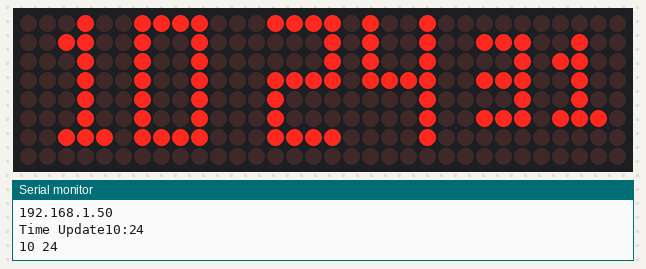
A sketch run on a simulated ESP8266 (NodeMCU). On the bench: 32×8 LED matrix, the last lines printed to the serial monitor. WiFi joins after 1.5 s; servers stay silent unless stated; the local clock reads 2024-03-15 10:24:30 at power-on unless the sketch sets it.

Above: at 1.6 s.
At 5.6 s:
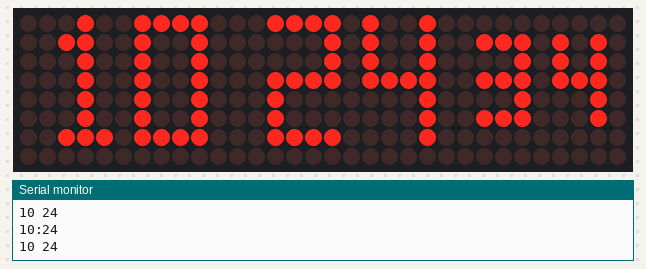
At 10.6 s:
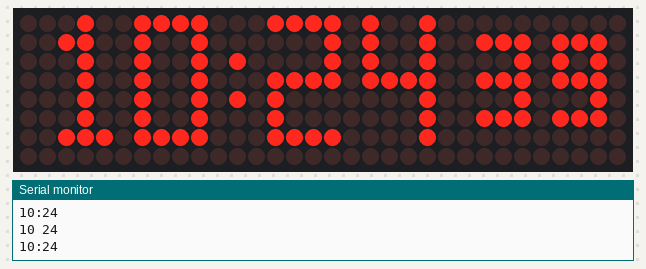
At 19.6 s:
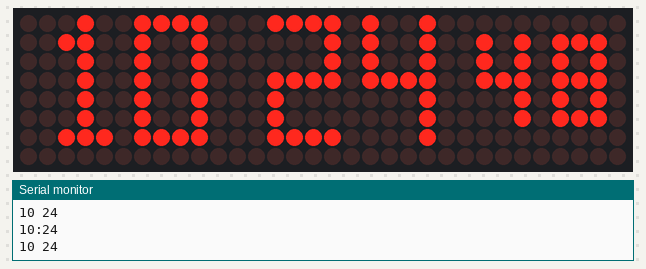
At 28.6 s:
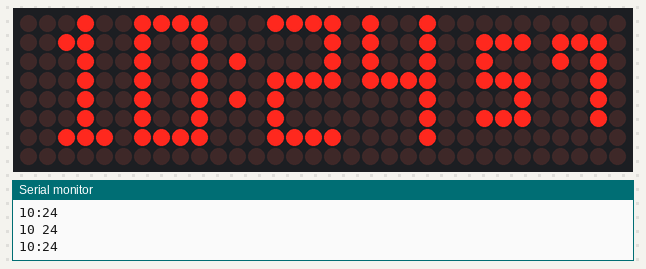
At 38.6 s:
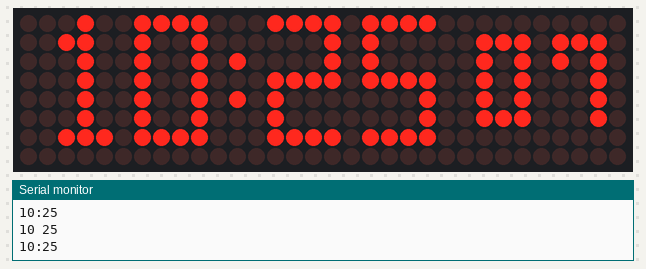

The sketch:

ESP8266-MATRIX-CLOCK.ino
```cpp
#include <ESP8266WiFi.h>
#include <time.h>
#include <MD_Parola.h>
#include <SPI.h>
#include "Font_Data.h"

const char* ssid = "AQUI TU WIFI";
const char* password = "AQUI TU PASSWORD";

#define HARDWARE_TYPE MD_MAX72XX::PAROLA_HW
//#define HARDWARE_TYPE MD_MAX72XX::GENERIC_HW
#define MAX_DEVICES 4

#define CLK_PIN   D5
#define DATA_PIN  D7
#define CS_PIN    D8

MD_Parola led_matrix = MD_Parola(HARDWARE_TYPE, DATA_PIN, CLK_PIN, CS_PIN, MAX_DEVICES);

#define SPEED_TIME  75
#define PAUSE_TIME  0
#define MAX_MESG  20

#define ARGENTINA -14400   // Número de segundos de zona horaria Argentina (UTC-04:00)
#define GUATEMALA -21600   // Número de segundos de zona horaria Guatemala City (UTC-06:00)
#define DST 0

uint16_t  h, m, s;
uint8_t dow;
int  day;
uint8_t month;
String  year;
char szTime[9];
char szsecond[4];
char szMesg[MAX_MESG+1] = "";


void getsec(char *psz)
{
  sprintf(psz, "%02d", s);
}

void getTime(char *psz, bool f = true)
{
  time_t now = time(nullptr);
  struct tm* p_tm = localtime(&now);
      h = p_tm->tm_hour;
      m = p_tm->tm_min;
      s = p_tm->tm_sec;
  sprintf(psz, "%02d%c%02d", h, (f ? ':' : ' '), m);
  Serial.println(psz);
}

void getTimentp()
{
  configTime(ARGENTINA, DST, "pool.ntp.org","time.nist.gov");
  while(!time(nullptr)){
        delay(500);
        Serial.print(".");
  }
  Serial.print("Time Update");
}

void setup(void)
{
  Serial.begin(115200);
  delay(10);

  Serial.println();
  Serial.println();
  Serial.print("Connecting to ");
  Serial.println(ssid);

  WiFi.mode(WIFI_STA);
  WiFi.begin(ssid, password);

  while (WiFi.status() != WL_CONNECTED)
  {
    delay(500);
    Serial.print(".");
  }

  Serial.println("");
  Serial.println("WiFi connected");
  Serial.println("IP address: ");
  Serial.println(WiFi.localIP());

  getTimentp();

  led_matrix.begin(3);
  led_matrix.setInvert(false);

  led_matrix.setZone(0, 0, 0);
  led_matrix.setZone(1, 1, 3);
  led_matrix.setFont(0, numeric7Seg);
  led_matrix.setFont(1, numeric7Se);
  led_matrix.displayZoneText(0, szsecond, PA_LEFT, SPEED_TIME, 0, PA_PRINT, PA_NO_EFFECT);
  led_matrix.displayZoneText(1, szTime, PA_CENTER, SPEED_TIME, PAUSE_TIME, PA_PRINT, PA_NO_EFFECT);

  getTime(szTime);
}

void loop(void)
{
  static uint32_t lastTime = 0;
  static bool flasher = false;

  led_matrix.displayAnimate();

  if (millis() - lastTime >= 1000)
  {
    lastTime = millis();
    getsec(szsecond);
    getTime(szTime, flasher);
    flasher = !flasher;

    led_matrix.displayReset(0);
    led_matrix.displayReset(1);
  }
}
```

Font_Data.h
```cpp
#ifndef FONTDATA_H
#define FONTDATA_H

MD_MAX72XX::fontType_t numeric7Seg[] PROGMEM =
{
  0,    // 0
  0,    // 1
  0,    // 2
  0,    // 3
  0,    // 4
  0,    // 5
  0,    // 6
  0,    // 7
  0,    // 8
  0,    // 9
  0,    // 10
  0,    // 11
  0,    // 12
  0,    // 13
  0,    // 14
  0,    // 15
  0,    // 16
  0,    // 17
  0,    // 18
  0,    // 19
  0,    // 20
  0,    // 21
  0,    // 22
  0,    // 23
  0,    // 24
  0,    // 25
  0,    // 26
  0,    // 27
  0,    // 28
  0,    // 29
  0,    // 30
  0,    // 31
  1, 0,   // 32 - 'Space'
  0,    // 33 - '!'
  0,    // 34 - '"'
  0,    // 35 - '#'
  0,    // 36 - '$'
  0,    // 37 - '%'
  0,    // 38 - '&'
  0,    // 39 - '''
  0,    // 40 - '('
  0,    // 41 - ')'
  0,    // 42 - '*'
  0,    // 43 - '+'
  0,    // 44 - ','
  0,    // 45 - '-'
  1, 64,    // 46 - '.'
  0,    // 47 - '/'
  3, 62, 34, 62,  // 48 - '0'
  3, 36, 62, 32,      // 49 - '1'
  3, 58, 42, 46,    // 50 - '2'
  3, 42, 42, 62,    // 51 - '3'
  3, 14, 8, 62,    // 52 - '4'
  3, 46, 42, 58,    // 53 - '5'
  3, 62, 42, 58,  // 54 - '6'
  3, 6, 2, 62,    // 55 - '7'
  3, 62, 42, 62,  // 56 - '8'
  3, 46, 42, 62,  // 57 - '9'
  1, 20,    // 58 - ':'
  0,    // 59 - ';'
  0,    // 60 - '<'
  0,    // 61 - '='
  0,    // 62 - '>'
  0,    // 63 - '?'
  0,    // 64 - '@'
  5, 127, 9, 9, 9, 127,   // 65 - 'A'
  5, 127, 73, 73, 73, 54,   // 66 - 'B'
  5, 127, 65, 65, 65, 65,   // 67 - 'C'
  5, 127, 65, 65, 65, 62,   // 68 - 'D'
  5, 127, 73, 73, 73, 73,   // 69 - 'E'
  5, 127, 9, 9, 9, 9,     // 70 - 'F'
  0,    // 71 - 'G'
  0,    // 72 - 'H'
  0,    // 73 - 'I'
  0,    // 74 - 'J'
  0,    // 75 - 'K'
  0,    // 76 - 'L'
  0,    // 77 - 'M'
  0,    // 78 - 'N'
  0,    // 79 - 'O'
  0,    // 80 - 'P'
  0,    // 81 - 'Q'
  0,    // 82 - 'R'
  0,    // 83 - 'S'
  0,    // 84 - 'T'
  0,    // 85 - 'U'
  0,    // 86 - 'V'
  0,    // 87 - 'W'
  0,    // 88 - 'X'
  0,    // 89 - 'Y'
  0,    // 90 - 'Z'
  0,    // 91 - '['
  0,    // 92 - '\'
  0,    // 93 - ']'
  0,    // 94 - '^'
  0,    // 95 - '_'
  0,    // 96 - '`'
  5, 127, 9, 9, 9, 127,   // 97 - 'a'
  5, 127, 73, 73, 73, 54,   // 98 - 'b'
  5, 127, 65, 65, 65, 65,   // 99 - 'c'
  5, 127, 65, 65, 65, 62,   // 100 - 'd'
  5, 127, 73, 73, 73, 73,   // 101 - 'e'
  5, 127, 9, 9, 9, 9,     // 102 - 'f'
  0,    // 103 - 'g'
  0,    // 104 - 'h'
  0,    // 105 - 'i'
  0,    // 106 - 'j'
  0,    // 107 - 'k'
  0,    // 108 - 'l'
  0,    // 109 - 'm'
  0,    // 110 - 'n'
  0,    // 111 - 'o'
  0,    // 112 - 'p'
  0,    // 113 - 'q'
  0,    // 114 - 'r'
  0,    // 115 - 's'
  0,    // 116 - 't'
  0,    // 117 - 'u'
  0,    // 118 - 'v'
  0,    // 119 - 'w'
  0,    // 120 - 'x'
  0,    // 121 - 'y'
  0,    // 122 - 'z'
  0,    // 123 - '{'
  1, 127,   // 124 - '|'
  0,    // 125
  0,    // 126
  0,    // 127
  0,    // 128
  0,    // 129
  0,    // 130
  0,    // 131
  0,    // 132
  0,    // 133
  0,    // 134
  0,    // 135
  0,    // 136
  0,    // 137
  0,    // 138
  0,    // 139
  0,    // 140
  0,    // 141
  0,    // 142
  0,    // 143
  0,    // 144
  0,    // 145
  0,    // 146
  0,    // 147
  0,    // 148
  0,    // 149
  0,    // 150
  0,    // 151
  0,    // 152
  0,    // 153
  0,    // 154
  0,    // 155
  0,    // 156
  0,    // 157
  0,    // 158
  0,    // 159
  0,    // 160
  0,    // 161
  0,    // 162
  0,    // 163
  0,    // 164
  0,    // 165
  0,    // 166
  0,    // 167
  0,    // 168
  0,    // 169
  0,    // 170
  0,    // 171
  0,    // 172
  0,    // 173
  0,    // 174
  0,    // 175
  0,    // 176
  0,    // 177
  0,    // 178
  0,    // 179
  0,    // 180
  0,    // 181
  0,    // 182
  0,    // 183
  0,    // 184
  0,    // 185
  0,    // 186
  0,    // 187
  0,    // 188
  0,    // 189
  0,    // 190
  0,    // 191
  0,    // 192
  0,    // 193
  0,    // 194
  0,    // 195
  0,    // 196
  0,    // 197
  0,    // 198
  0,    // 199
  0,    // 200
  0,    // 201
  0,    // 202
  0,    // 203
  0,    // 204
  0,    // 205
  0,    // 206
  0,    // 207
  0,    // 208
  0,    // 209
  0,    // 210
  0,    // 211
  0,    // 212
  0,    // 213
  0,    // 214
  0,    // 215
  0,    // 216
  0,    // 217
  0,    // 218
  0,    // 219
  0,    // 220
  0,    // 221
  0,    // 222
  0,    // 223
  0,    // 224
  0,    // 225
  0,    // 226
  0,    // 227
  0,    // 228
  0,    // 229
  0,    // 230
  0,    // 231
  0,    // 232
  0,    // 233
  0,    // 234
  0,    // 235
  0,    // 236
  0,    // 237
  0,    // 238
  0,    // 239
  0,    // 240
  0,    // 241
  0,    // 242
  0,    // 243
  0,    // 244
  0,    // 245
  0,    // 246
  0,    // 247
  0,    // 248
  0,    // 249
  0,    // 250
  0,    // 251
  0,    // 252
  0,    // 253
  0,    // 254
  0,    // 255
};

MD_MAX72XX::fontType_t numeric7Se[] PROGMEM =
{
  0,    // 0
  0,    // 1
  0,    // 2
  0,    // 3
  0,    // 4
  0,    // 5
  0,    // 6
  0,    // 7
  0,    // 8
  0,    // 9
  0,    // 10
  0,    // 11
  0,    // 12
  0,    // 13
  0,    // 14
  0,    // 15
  0,    // 16
  0,    // 17
  0,    // 18
  0,    // 19
  0,    // 20
  0,    // 21
  0,    // 22
  0,    // 23
  0,    // 24
  0,    // 25
  0,    // 26
  0,    // 27
  0,    // 28
  0,    // 29
  0,    // 30
  0,    // 31
  1, 0,   // 32 - 'Space'
  0,    // 33 - '!'
  0,    // 34 - '"'
  0,    // 35 - '#'
  0,    // 36 - '$'
  0,    // 37 - '%'
  0,    // 38 - '&'
  0,    // 39 - '''
  0,    // 40 - '('
  0,    // 41 - ')'
  0,    // 42 - '*'
  0,    // 43 - '+'
  0,    // 44 - ','
  0,    // 45 - '-'
  1, 64,    // 46 - '.'
  0,    // 47 - '/'
  4, 127, 65, 65, 127,  // 48 - '0'
  4, 0, 66, 127, 64,     // 49 - '1'
  4, 121, 73, 73, 79,   // 50 - '2'
  4, 99, 73, 73, 119,   // 51 - '3'
  4, 15, 8, 8, 127,    // 52 - '4'
  4, 79, 73, 73, 121,   // 53 - '5'
  4, 127, 73, 73, 121,  // 54 - '6'
  4, 3, 1, 125, 3,     // 55 - '7'
  4, 119, 73, 73, 119,  // 56 - '8'
  4, 79, 73, 73, 127,   // 57 - '9'
  1, 20,    // 58 - ':'
  0,    // 59 - ';'
  0,    // 60 - '<'
  0,    // 61 - '='
  0,    // 62 - '>'
  0,    // 63 - '?'
  0,    // 64 - '@'
  5, 127, 9, 9, 9, 127,   // 65 - 'A'
  5, 127, 73, 73, 73, 54,   // 66 - 'B'
  5, 127, 65, 65, 65, 65,   // 67 - 'C'
  5, 127, 65, 65, 65, 62,   // 68 - 'D'
  5, 127, 73, 73, 73, 73,   // 69 - 'E'
  5, 127, 9, 9, 9, 9,     // 70 - 'F'
  0,    // 71 - 'G'
  0,    // 72 - 'H'
  0,    // 73 - 'I'
  0,    // 74 - 'J'
  0,    // 75 - 'K'
  0,    // 76 - 'L'
  0,    // 77 - 'M'
  0,    // 78 - 'N'
  0,    // 79 - 'O'
  0,    // 80 - 'P'
  0,    // 81 - 'Q'
  0,    // 82 - 'R'
  0,    // 83 - 'S'
  0,    // 84 - 'T'
  0,    // 85 - 'U'
  0,    // 86 - 'V'
  0,    // 87 - 'W'
  0,    // 88 - 'X'
  0,    // 89 - 'Y'
  0,    // 90 - 'Z'
  0,    // 91 - '['
  0,    // 92 - '\'
  0,    // 93 - ']'
  0,    // 94 - '^'
  0,    // 95 - '_'
  0,    // 96 - '`'
  5, 127, 9, 9, 9, 127,   // 97 - 'a'
  5, 127, 73, 73, 73, 54,   // 98 - 'b'
  5, 127, 65, 65, 65, 65,   // 99 - 'c'
  5, 127, 65, 65, 65, 62,   // 100 - 'd'
  5, 127, 73, 73, 73, 73,   // 101 - 'e'
  5, 127, 9, 9, 9, 9,     // 102 - 'f'
  0,    // 103 - 'g'
  0,    // 104 - 'h'
  0,    // 105 - 'i'
  0,    // 106 - 'j'
  0,    // 107 - 'k'
  0,    // 108 - 'l'
  0,    // 109 - 'm'
  0,    // 110 - 'n'
  0,    // 111 - 'o'
  0,    // 112 - 'p'
  0,    // 113 - 'q'
  0,    // 114 - 'r'
  0,    // 115 - 's'
  0,    // 116 - 't'
  0,    // 117 - 'u'
  0,    // 118 - 'v'
  0,    // 119 - 'w'
  0,    // 120 - 'x'
  0,    // 121 - 'y'
  0,    // 122 - 'z'
  0,    // 123 - '{'
  1, 127,   // 124 - '|'
  0,    // 125
  0,    // 126
  0,    // 127
  0,    // 128
  0,    // 129
  0,    // 130
  0,    // 131
  0,    // 132
  0,    // 133
  0,    // 134
  0,    // 135
  0,    // 136
  0,    // 137
  0,    // 138
  0,    // 139
  0,    // 140
  0,    // 141
  0,    // 142
  0,    // 143
  0,    // 144
  0,    // 145
  0,    // 146
  0,    // 147
  0,    // 148
  0,    // 149
  0,    // 150
  0,    // 151
  0,    // 152
  0,    // 153
  0,    // 154
  0,    // 155
  0,    // 156
  0,    // 157
  0,    // 158
  0,    // 159
  0,    // 160
  0,    // 161
  0,    // 162
  0,    // 163
  0,    // 164
  0,    // 165
  0,    // 166
  0,    // 167
  0,    // 168
  0,    // 169
  0,    // 170
  0,    // 171
  0,    // 172
  0,    // 173
  0,    // 174
  0,    // 175
  0,    // 176
  0,    // 177
  0,    // 178
  0,    // 179
  0,    // 180
  0,    // 181
  0,    // 182
  0,    // 183
  0,    // 184
  0,    // 185
  0,    // 186
  0,    // 187
  0,    // 188
  0,    // 189
  0,    // 190
  0,    // 191
  0,    // 192
  0,    // 193
  0,    // 194
  0,    // 195
  0,    // 196
  0,    // 197
  0,    // 198
  0,    // 199
  0,    // 200
  0,    // 201
  0,    // 202
  0,    // 203
  0,    // 204
  0,    // 205
  0,    // 206
  0,    // 207
  0,    // 208
  0,    // 209
  0,    // 210
  0,    // 211
  0,    // 212
  0,    // 213
  0,    // 214
  0,    // 215
  0,    // 216
  0,    // 217
  0,    // 218
  0,    // 219
  0,    // 220
  0,    // 221
  0,    // 222
  0,    // 223
  0,    // 224
  0,    // 225
  0,    // 226
  0,    // 227
  0,    // 228
  0,    // 229
  0,    // 230
  0,    // 231
  0,    // 232
  0,    // 233
  0,    // 234
  0,    // 235
  0,    // 236
  0,    // 237
  0,    // 238
  0,    // 239
  0,    // 240
  0,    // 241
  0,    // 242
  0,    // 243
  0,    // 244
  0,    // 245
  0,    // 246
  0,    // 247
  0,    // 248
  0,    // 249
  0,    // 250
  0,    // 251
  0,    // 252
  0,    // 253
  0,    // 254
  0,    // 255
};
#endif
```

Measured:
- what the display in image 0 shows lasts 0.9 s, from 1.6 s to 2.5 s
- what the display in image 1 shows lasts 1.0 s, from 5.5 s to 6.5 s
